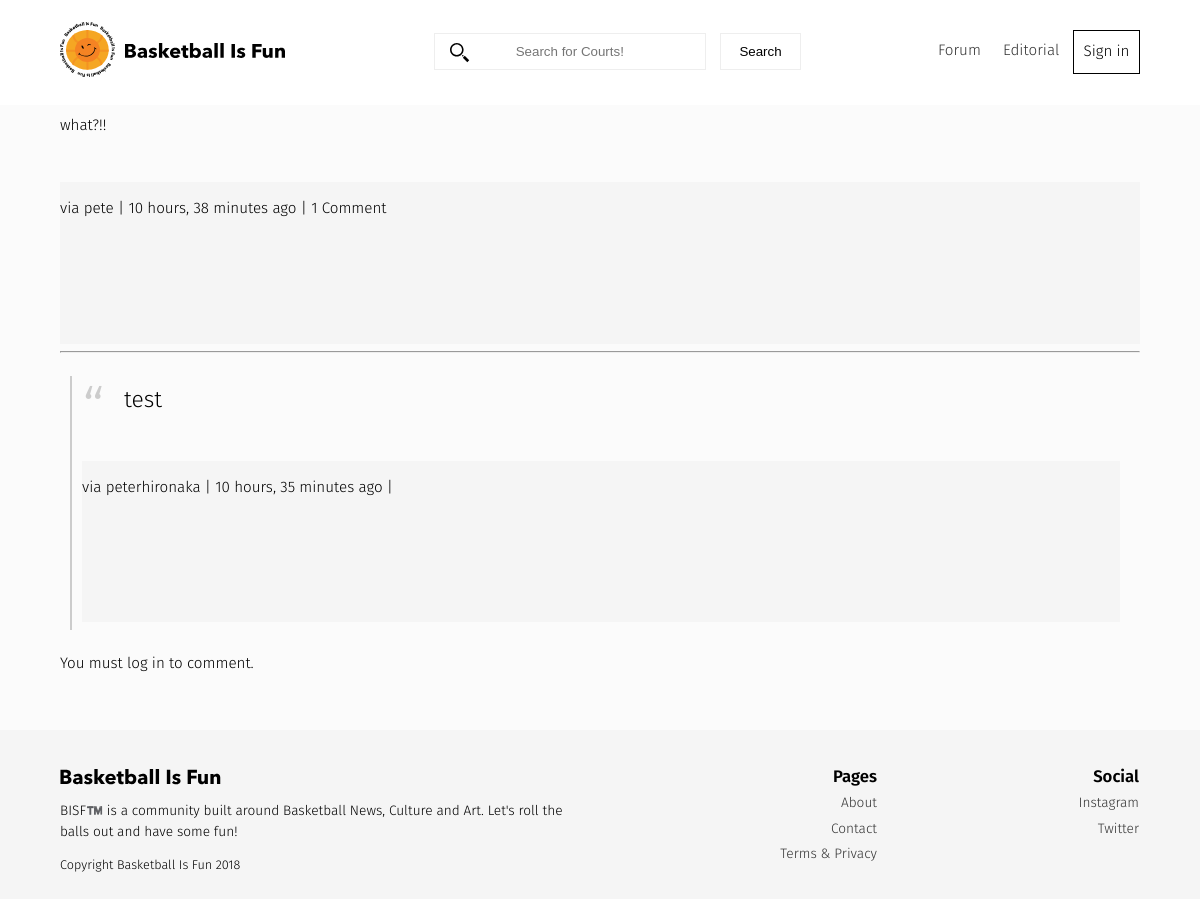
Page /comments/62/ on the committed database.
### comments/models.py (models this page shows, shortened)
class Comment(models.Model):
    user        = models.ForeignKey(settings.AUTH_USER_MODEL, default=1)
    content_type = models.ForeignKey(ContentType, on_delete=models.CASCADE)
    object_id = models.PositiveIntegerField()
    content_object = GenericForeignKey('content_type', 'object_id')
    parent      = models.ForeignKey("self", null=True, blank=True)
    content     = models.TextField()
    timestamp   = models.DateTimeField(auto_now_add=True)
    objects = CommentManager()
    class Meta:
        ordering = ['-timestamp']
    def children(self): #replies
        return Comment.objects.filter(parent=self)
    @property
    def is_parent(self):
        if self.parent is not None:
            return False
        return True

### comments/views.py (the view, shortened to what this page needs)
# urls.py: url(r'^(?P<id>\d+)/$', comment_thread, name='thread'),
def comment_thread(request, id):
    try:
    	obj = Comment.objects.get(id=id)
    except:
    	raise Http404
    if not obj.is_parent:
   		obj = obj.parent
    content_object = obj.content_object # Post that the comment is on
    content_id = obj.content_object.id
    initial_data = {
            "content_type": obj.content_type,
            "object_id": obj.object_id
    }
    form = CommentForm(request.POST or None, initial=initial_data)
    context = {
        "comment": obj,
        "form": form,
    }
    return render(request, "comment_thread.html", context)

### comments/forms.py
class CommentForm(forms.Form):
	content_type = forms.CharField(widget=forms.HiddenInput)
	object_id = forms.IntegerField(widget=forms.HiddenInput)
	content = forms.CharField(label='',	widget=forms.Textarea)

### templates/comment_thread.html (shortened to what this page needs)
{% extends "base.html" %}
{% load urlify %}
{% load crispy_forms_tags %}
{% block content %}
<div class='col-sm-6 col-sm-offset-3'>
          <p>{{ comment.content }}</p>
          <footer>via {{ comment.user }} | {{ comment.timestamp|timesince }} ago | {% if comment.children.count > 0 %}{{ comment.children.count }} Comment {% endif %} </footer>
          <hr/>
          <div>
              {% for child_comment in comment.children %}
                <blockquote>
                <p>{{ child_comment.content }}</p>
                <footer>via {{ child_comment.user }} | {{ child_comment.timestamp|timesince }} ago |
                	{% if request.user == child_comment.user %} <a href="{{child_comment.get_delete_url }}">Delete</a> {% endif %}</footer>
                </blockquote>
             {% endfor %}
        {% if request.user.is_authenticated %}
            <form method="POST" action="."> {% csrf_token %}
                {{ form|crispy }}
                <input type='hidden' name='parent_id' value='{{ comment.id }}'>
                <input type='submit' value='Reply' class='btn btn-default'>
            </form>
                  {% else %}
        <p>You must log in to comment.</p>
        {% endif %}
        </div>
</div>
{% endblock content %}

### static/css/main.css (style rules this page uses)
.clear,footer { clear:both }
body { font-family:'Fira Sans',sans-serif;border:0;padding:0;font-weight:300;-webkit-text-size-adjust:100%;-webkit-font-feature-settings:"kern" 1;-moz-font-feature-settings:"kern" 1;-o-font-feature-settings:"kern" 1;font-feature-settings:"kern" 1;font-kerning:normal;background-color:#fbfbfb;line-height:1.4;font-size:.95em;overflow-x:hidden }
body,html { min-height:100%;margin:0 }
footer { background:#f5f5f5;position:relative;width:100%;min-height:131px;padding:1em 0;bottom:0;line-height:1.5;margin-top:3em }
p { margin:10px 0 }
blockquote { border-left:2px solid #ccc;margin:1.5em 10px;padding:.5em 10px;quotes:"“" "”" "‘" "’" }
blockquote:before { color:#ccc;content:open-quote;font-size:4em;line-height:.1em;margin-right:.25em;vertical-align:-.4em }
blockquote p { display:inline;font-size:1.5em }

### rows in the picture
Comment: content "what?!!", user "pete", timestamp "10 hours, 38 minutes", children.count "1"
Comment: content "test", user "peterhironaka", timestamp "10 hours, 35 minutes"
